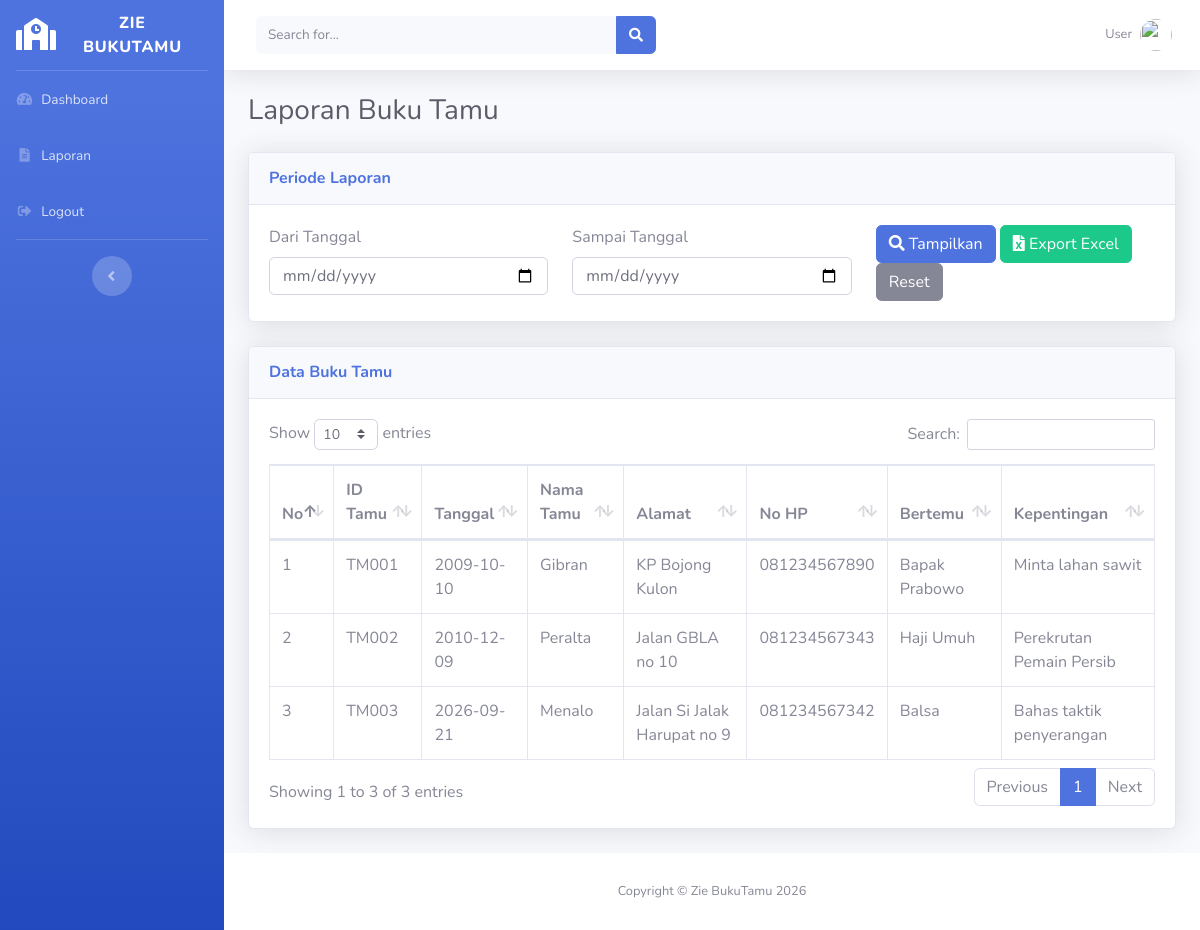
/laporan.php (signed in), run on the app's committed database.
### tables this page shows
CREATE TABLE `buku_tamu` (
  `id_tamu` varchar(5) NOT NULL,
  `tanggal` date DEFAULT NULL,
  `nama_tamu` varchar(255) DEFAULT NULL,
  `alamat` text DEFAULT NULL,
  `no_hp` varchar(13) DEFAULT NULL,
  `bertemu` varchar(255) DEFAULT NULL,
  `kepentingan` varchar(255) DEFAULT NULL,
  `gambar` varchar(255) DEFAULT NULL
);

### function.php (called while the page is built, shortened)
<?php
require_once('koneksi.php');
function query($query) {
    global $koneksi;
    $result = mysqli_query($koneksi, $query);
    $rows = [];
    while ($row = mysqli_fetch_assoc($result)) {
        $rows[] = $row;
    }
    return $rows;
}
?>

### laporan.php (the view)
<?php
require_once('function.php');
include_once('templates/header.php');
$tgl_awal = $_POST['tgl_awal'] ?? '';
$tgl_akhir = $_POST['tgl_akhir'] ?? '';
if (isset($_POST['tampilkan']) && !empty($tgl_awal) && !empty($tgl_akhir)) {
    $buku_tamu = query("SELECT * FROM buku_tamu WHERE tanggal BETWEEN '$tgl_awal' AND '$tgl_akhir' ORDER BY tanggal ASC");
} else {
    $buku_tamu = query("SELECT * FROM buku_tamu ORDER BY tanggal ASC");
}
?>
<div class="container-fluid">
    <h1 class="h3 mb-4 text-gray-800">Laporan Buku Tamu</h1>
    <div class="card shadow mb-4">
        <div class="card-header py-3">
            <h6 class="m-0 font-weight-bold text-primary">Periode Laporan</h6>
        </div>
        <div class="card-body">
            <form action="" method="POST">
                <div class="row">
                    <div class="col-md-4">
                        <label>Dari Tanggal</label>
                        <input type="date" name="tgl_awal" class="form-control" value="<?= $tgl_awal; ?>">
                    </div>
                    <div class="col-md-4">
                        <label>Sampai Tanggal</label>
                        <input type="date" name="tgl_akhir" class="form-control" value="<?= $tgl_akhir; ?>">
                    </div>
                    <div class="col-md-4 align-self-end">
                        <button type="submit" name="tampilkan" class="btn btn-primary">
                            <i class="fas fa-search"></i> Tampilkan
                        </button>
                        <button type="submit" name="export" formaction="export-laporan.php" formtarget="_blank" class="btn btn-success">
                            <i class="fas fa-file-excel"></i> Export Excel
                        </button>
                        <a href="laporan.php" class="btn btn-secondary">Reset</a>
                    </div>
                </div>
            </form>
        </div>
    </div>
    <div class="card shadow mb-4">
        <div class="card-header py-3">
            <h6 class="m-0 font-weight-bold text-primary">Data Buku Tamu</h6>
        </div>
        <div class="card-body">
            <div class="table-responsive">
                <table class="table table-bordered" id="dataTable" width="100%" cellspacing="0">
                    <thead>
                        <tr>
                            <th>No</th>
                            <th>ID Tamu</th>
                            <th>Tanggal</th>
                            <th>Nama Tamu</th>
                            <th>Alamat</th>
                            <th>No HP</th>
                            <th>Bertemu</th>
                            <th>Kepentingan</th>
                        </tr>
                    </thead>
                    <tbody>
                        <?php
                        $no = 1;
                        foreach ($buku_tamu as $row) :
                        ?>
                            <tr>
                                <td><?= $no++; ?></td>
                                <td><?= $row['id_tamu']; ?></td>
                                <td><?= $row['tanggal']; ?></td>
                                <td><?= $row['nama_tamu']; ?></td>
                                <td><?= $row['alamat']; ?></td>
                                <td><?= $row['no_hp']; ?></td>
                                <td><?= $row['bertemu']; ?></td>
                                <td><?= $row['kepentingan']; ?></td>
                            </tr>
                        <?php endforeach; ?>
                    </tbody>
                </table>
            </div>
        </div>
    </div>
</div>
<?php
include_once('templates/footer.php');
?>

### data on the page
buku_tamu: id_tamu "TM001", tanggal "2009-10-10", nama_tamu "Gibran", alamat "KP Bojong Kulon", no_hp "081234567890", bertemu "Bapak Prabowo", kepentingan "Minta lahan sawit"
buku_tamu: id_tamu "TM002", tanggal "2010-12-09", nama_tamu "Peralta", alamat "Jalan GBLA no 10", no_hp "081234567343", bertemu "Haji Umuh", kepentingan "Perekrutan Pemain Persib"
buku_tamu: id_tamu "TM003", tanggal "2026-09-21", nama_tamu "Menalo", alamat "Jalan Si Jalak Harupat no 9", no_hp "081234567342", bertemu "Balsa", kepentingan "Bahas taktik penyerangan"

### other printed values
$_SESSION['username'] "User"
